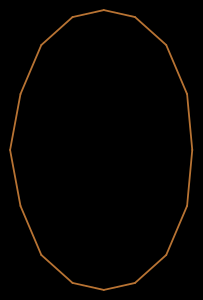
#> input picture tokenization/gerber_tokenization/data/dictionary/0.png, 203 x 300 px, found by its file name; its folder holds only this picture in this run
$ python label_text.py
#> lines starting #> are read from the running program, lines starting #| are printed output that depends on the picture
### utilities/file_utilities.py
# Created by mqgao at 2018/10/24

"""
Some tools about file operations.
"""
import os
import pathlib
import time
import zipfile
import cv2
import patoolib
from shutil import copyfile, rmtree
from string import ascii_letters, digits
from zipfile import ZipFile
from log.logger import logger
from utilities.txt_utilities import have_chinese_
import chardet
import gerber
from PIL import Image
from rarfile import RarFile
import shutil
from datetime import datetime

from constants.path_manager import root
from constants.path_manager import FILE_ROOT_PATH


ZIP, RAR, TGZ, GZ, TAR = '.zip', '.rar', '.tgz', '.gz', '.tar'
DOC_EXT = ['.xls', '.xlsx', '.csv', '.doc', '.docx', '.rtf']
TXT_EXT = ['.txt']
PDF_EXT = ['.pdf']
DELAY_TIMES = 150
ZIP_FORMAT = (ZIP, RAR)


class FileType:
    document = 'document'
    txt = 'txt'
    pdf = 'pdf'
    image = 'image'
    gerber = 'gerber'
    other = 'other'


def image_save_as(odl_file_path, new_file_path):
    im = Image.open(odl_file_path)
    im.save(new_file_path)


def is_excel_file(file_name):
    return get_extension(file_name) in ('.xls', '.xlsx', '.xlsm')


def is_word_file(file_name):
    return get_extension(file_name) in ('.doc', '.docx')


def is_pdf_file(file_name):
    return get_extension(file_name) == '.pdf'


def is_zip_file(filename):
    return get_extension(filename.lower()) in (ZIP, RAR)


def is_txt_file(filename):
    return get_extension(filename.lower()) in ('.txt')


def is_text_file(filename):
    return get_extension(filename.lower()) in ('.docx', '.doc', '.xls', '.txt')


def get_extension(filename):
    return os.path.splitext(filename.lower())[-1]


def get_file_name(filename):
    return ''.join(os.path.splitext(filename)[:-1])


def get_file_dir(filename):
    name = get_file_name(filename)
    return name[:name.rfind('/')]


def get_pure_filename(filename):
    filename = ''.join(get_file_name(filename).split('/')[-1])
    if filename.startswith('._'):
        filename = filename[2:]
    return filename


def is_same_file(filename1, filename2):
    return (get_pure_filename(filename1) == get_pure_filename(filename2)) and (
            get_extension(filename1) == get_extension(filename2))


def is_mac_trash_file(filename):
    return '__MACOSX' in filename


# [107 lines left out: functions fix_folder_name, fix_file_name, recode_name, unpack_zip, not called in this run]

    # you can just call this with filename set to the relative path and file.


def get_all_files(path):
    """"Gets all files in a directory"""
    if os.path.isfile(path):
        return [path]
    return (f for d in os.listdir(path) for f in get_all_files(os.path.join(path, d)))


# [35 lines left out: functions get_order_file_save_path, is_gerber_file, not called in this run]


# def get_file_type(path):
#     type_checker = {
#         is_gerber_file: FileType.gerber,
#         is_image_file: FileType.image,
#         lambda p: get_extension(p) in DOC_EXT: FileType.document,
#         lambda p: get_extension(p) in TXT_EXT: FileType.txt,
#         lambda p: get_extension(p) in PDF_EXT: FileType.pdf
#     }
#
#     for predict, t in type_checker.items():
#         if predict(path):
#             return t
#
#     return FileType.other


def normalize_filename(filename):
#> called with filename = 'tests/tests-就-/a.txt'
    letters = ascii_letters + './-_' + digits
    nor_name = ''.join(c for c in filename if c in letters)
    pur_nor_name = get_pure_filename(nor_name)
    while pur_nor_name[0] == '.' or pur_nor_name[0] == '/' or pur_nor_name[0] == '-' or pur_nor_name[0] == '_':
        pur_nor_name = pur_nor_name[1:]
        nor_name = os.path.join(get_file_dir(nor_name), pur_nor_name + get_extension(nor_name))
    return nor_name


# [114 lines left out: functions standardize_filename, move_to_a_dir, move_to_dir_with_new_name, remove_file, remove_directory, is_file_generated and 7 more, not called in this run]


assert is_zip_file('tests.zip')
assert is_zip_file('tests.rar')
assert not is_zip_file('tests.txt')
assert get_pure_filename('abc/def/tests.img') == 'tests'
assert get_pure_filename('abc/def/._test.img') == 'test'
assert is_mac_trash_file('data/test_zip_files/0517/__MACOSX/._io1714-1b_1_Fab')
normalized = normalize_filename('tests/tests-就-/a.txt')
assert normalized == 'tests/tests--/a.txt', normalized


# filepath = os.path.join(pathlib.Path(__file__).parent, 'tests/tests-测试-😯/哈哈-tests.txt')
# assert standardize_filename(filepath)


# [71 lines left out: functions zip_file, get_original_content_from_html, update_word_color_in_original_html_content, save_new_content_as_html, update_word_color_in_html_save_as_html, picture_compress, not called in this run]


# [4 lines that do not run on import are left out]

### tokenization/label_text.py
from PIL import Image
import os
import matplotlib.pyplot as plt
from shutil import move
from collections import defaultdict
from utilities.file_utilities import get_all_files
import numpy as np
from resizeimage import resizeimage


dictionary = '/Users/mqgao/PycharmProjects/auto-pcb-ii/tokenization/gerber_tokenization/data/dictionary/'
images = '/Users/mqgao/PycharmProjects/auto-pcb-ii/tokenization/gerber_tokenization/group-connected-same-size'
suppoted_characters = os.listdir(dictionary)
suppoted_characters = suppoted_characters[1:]


def give_label():
    index_num = defaultdict(int)

    all_images = os.listdir(images)

    for i, f in enumerate(all_images):
        print('{}/{}'.format(i, len(all_images)))
        fname = os.path.join(images, f)
        image = Image.open(fname)
        plt.imshow(image)
        plt.show()
        label = input('input this image content')
        if label in suppoted_characters:
            print('find {}'.format(label))
            index_num[label] += 1
            move(src=fname, dst=os.path.join(dictionary, label, str(label) + '-' + str(index_num[label]) + '.png'))


def get_image_size():
    for file in get_all_files(dictionary):
        image = Image.open(file).convert('L')
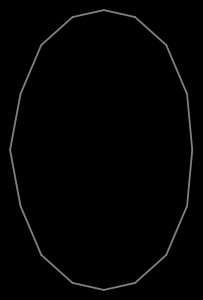
#> image: PIL image 203x300 L; min 0, max 128, mean 2.8
        changed = resizeimage.resize_cover(image, [300, 300])
        # plt.imshow(changed)
        # print(np.array(image).shape)
        changed.save(file)
        # plt.show()


if __name__ == '__main__':
    get_image_size()
#> (the call stopped at in get_image_size, `changed = resizeimage.resize_cover(image, [300, 300])`: resizeimage is not available in this run)

$ run again, on tokenization/gerber_tokenization/data/dictionary/5.png
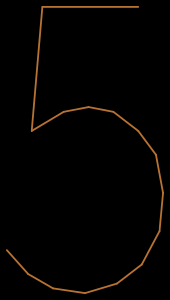
#> input picture tokenization/gerber_tokenization/data/dictionary/5.png, 170 x 300 px, found by its file name
#> in get_image_size, `image = Image.open(file).convert('L')`:
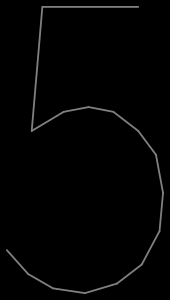
#> image: PIL image 170x300 L; min 0, max 128, mean 2.9

$ run again, on tokenization/gerber_tokenization/data/dictionary/6.png
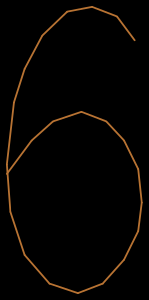
#> input picture tokenization/gerber_tokenization/data/dictionary/6.png, 149 x 300 px, found by its file name
#> in get_image_size, `image = Image.open(file).convert('L')`:
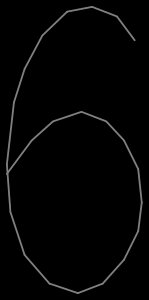
#> image: PIL image 149x300 L; min 0, max 128, mean 3.9

$ run again, on tokenization/gerber_tokenization/data/dictionary/8-2.png
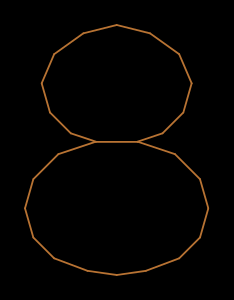
#> input picture tokenization/gerber_tokenization/data/dictionary/8-2.png, 234 x 300 px, found by its file name
#> in get_image_size, `image = Image.open(file).convert('L')`:
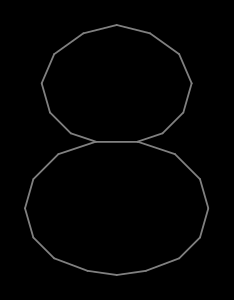
#> image: PIL image 234x300 L; min 0, max 128, mean 2.9

$ run again, on tokenization/gerber_tokenization/data/dictionary/2-2.png
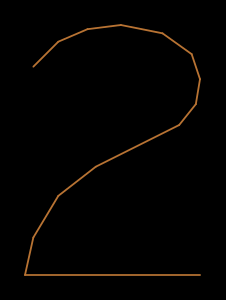
#> input picture tokenization/gerber_tokenization/data/dictionary/2-2.png, 226 x 300 px, found by its file name
#> in get_image_size, `image = Image.open(file).convert('L')`:
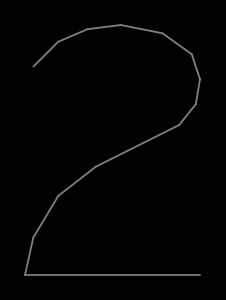
#> image: PIL image 226x300 L; min 0, max 128, mean 2.2
